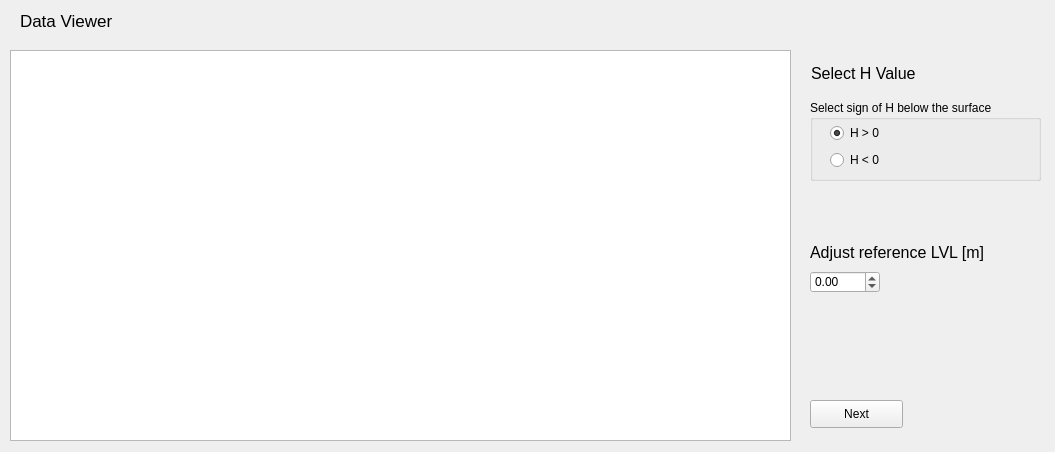
<?xml version="1.0" encoding="UTF-8"?>
<ui version="4.0">
 <class>BathyViewer</class>
 <widget class="QWidget" name="BathyViewer">
  <property name="geometry">
   <rect>
    <x>0</x>
    <y>0</y>
    <width>1055</width>
    <height>452</height>
   </rect>
  </property>
  <property name="windowTitle">
   <string>BathyView</string>
  </property>
  <widget class="QGraphicsView" name="graphicsView">
   <property name="geometry">
    <rect>
     <x>10</x>
     <y>50</y>
     <width>781</width>
     <height>391</height>
    </rect>
   </property>
  </widget>
  <widget class="QPushButton" name="SavenewlvlPushButton">
   <property name="geometry">
    <rect>
     <x>810</x>
     <y>400</y>
     <width>93</width>
     <height>28</height>
    </rect>
   </property>
   <property name="text">
    <string>Next</string>
   </property>
  </widget>
  <widget class="QLabel" name="label">
   <property name="geometry">
    <rect>
     <x>20</x>
     <y>0</y>
     <width>211</width>
     <height>41</height>
    </rect>
   </property>
   <property name="font">
    <font>
     <pointsize>13</pointsize>
    </font>
   </property>
   <property name="text">
    <string>Data Viewer</string>
   </property>
  </widget>
  <widget class="QDoubleSpinBox" name="AdjustBathydoubleSpinBox">
   <property name="geometry">
    <rect>
     <x>810</x>
     <y>271</y>
     <width>70</width>
     <height>22</height>
    </rect>
   </property>
   <property name="minimum">
    <double>-100.000000000000000</double>
   </property>
  </widget>
  <widget class="QLabel" name="label_2">
   <property name="geometry">
    <rect>
     <x>810</x>
     <y>240</y>
     <width>223</width>
     <height>24</height>
    </rect>
   </property>
   <property name="font">
    <font>
     <pointsize>12</pointsize>
    </font>
   </property>
   <property name="text">
    <string>Adjust reference LVL [m]</string>
   </property>
  </widget>
  <widget class="QLabel" name="label_3">
   <property name="geometry">
    <rect>
     <x>811</x>
     <y>61</y>
     <width>130</width>
     <height>24</height>
    </rect>
   </property>
   <property name="font">
    <font>
     <pointsize>12</pointsize>
    </font>
   </property>
   <property name="text">
    <string>Select H Value</string>
   </property>
  </widget>
  <widget class="QGroupBox" name="hGroupBox">
   <property name="geometry">
    <rect>
     <x>810</x>
     <y>100</y>
     <width>231</width>
     <height>81</height>
    </rect>
   </property>
   <property name="title">
    <string>Select sign of H below the surface</string>
   </property>
   <widget class="QRadioButton" name="greaterRadioButton">
    <property name="geometry">
     <rect>
      <x>20</x>
      <y>50</y>
      <width>59</width>
      <height>20</height>
     </rect>
    </property>
    <property name="text">
     <string>H &lt; 0</string>
    </property>
   </widget>
   <widget class="QRadioButton" name="lesserRadioButton">
    <property name="geometry">
     <rect>
      <x>20</x>
      <y>23</y>
      <width>59</width>
      <height>20</height>
     </rect>
    </property>
    <property name="text">
     <string>H &gt; 0</string>
    </property>
    <property name="checked">
     <bool>true</bool>
    </property>
   </widget>
  </widget>
  <widget class="QLabel" name="label_4">
   <property name="geometry">
    <rect>
     <x>20</x>
     <y>60</y>
     <width>211</width>
     <height>41</height>
    </rect>
   </property>
   <property name="font">
    <font>
     <pointsize>13</pointsize>
    </font>
   </property>
   <property name="text">
    <string/>
   </property>
  </widget>
 </widget>
 <resources/>
 <connections/>
</ui>
